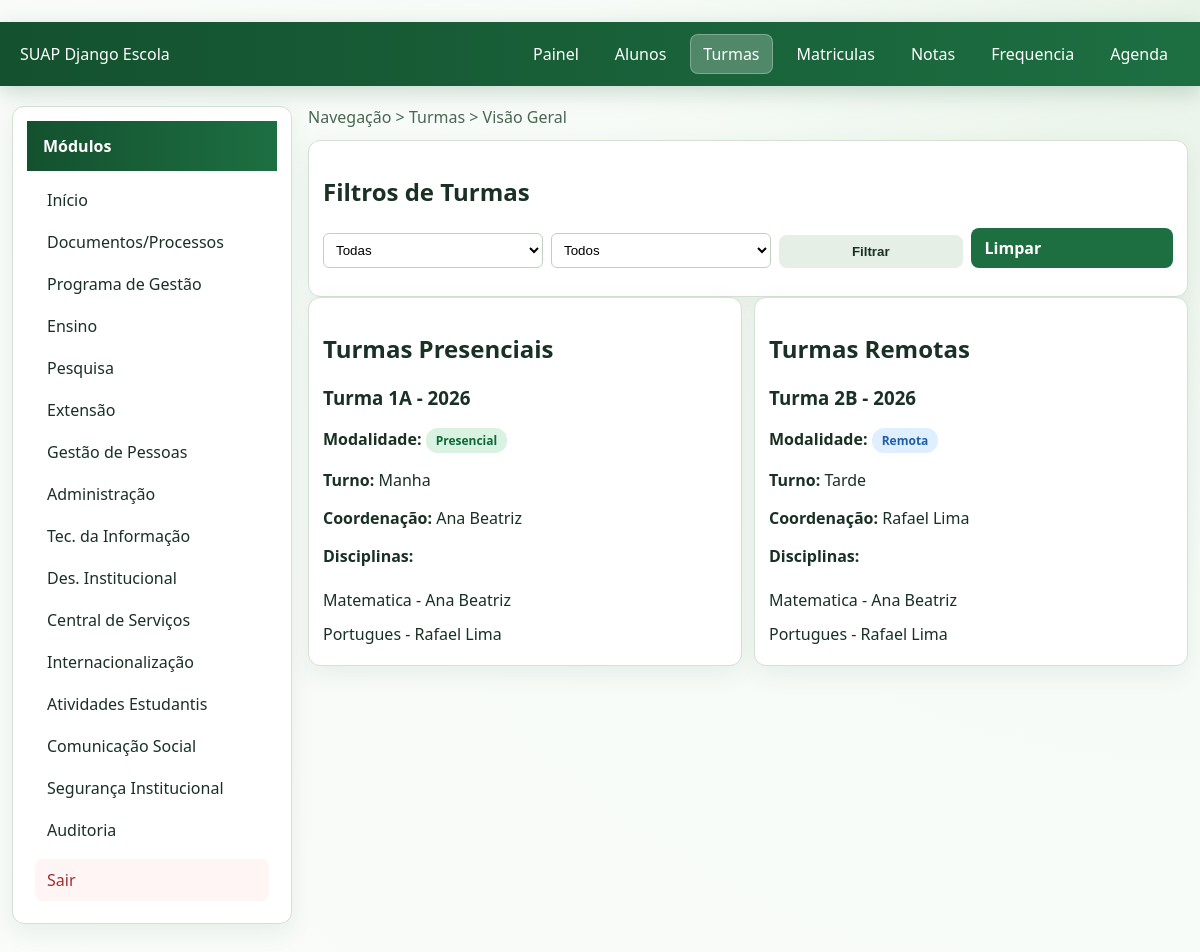
The app's page /turmas/ with its own data.
### core/models.py (models this page shows, shortened)
class Student(models.Model):
    ACTIVE = 'active'
    ATTENTION = 'attention'
    INACTIVE = 'inactive'
    IN_PERSON = 'in_person'
    REMOTE = 'remote'
    STATUS_CHOICES = [
        (ACTIVE, 'Ativo'),
        (ATTENTION, 'Atencao'),
        (INACTIVE, 'Inativo'),
    ]
    LEARNING_MODE_CHOICES = [
        (IN_PERSON, 'Presencial'),
        (REMOTE, 'Remoto'),
    ]
    full_name = models.CharField(max_length=180)
    registration = models.CharField(max_length=20, unique=True)
    birth_date = models.DateField()
    guardian_name = models.CharField(max_length=180)
    guardian_phone = models.CharField(max_length=30)
    learning_mode = models.CharField(max_length=12, choices=LEARNING_MODE_CHOICES, default=IN_PERSON)
    abstract_course = models.CharField(max_length=120, default='Trilha Geral')
    status = models.CharField(max_length=10, choices=STATUS_CHOICES, default=ACTIVE)
    created_at = models.DateTimeField(auto_now_add=True)
    class Meta:
        ordering = ['full_name']

class SchoolClass(models.Model):
    MORNING = 'morning'
    AFTERNOON = 'afternoon'
    NIGHT = 'night'
    IN_PERSON = 'in_person'
    REMOTE = 'remote'
    SHIFT_CHOICES = [
        (MORNING, 'Manha'),
        (AFTERNOON, 'Tarde'),
        (NIGHT, 'Noite'),
    ]
    LEARNING_MODE_CHOICES = [
        (IN_PERSON, 'Presencial'),
        (REMOTE, 'Remota'),
    ]
    name = models.CharField(max_length=30)
    year = models.PositiveIntegerField()
    shift = models.CharField(max_length=10, choices=SHIFT_CHOICES)
    learning_mode = models.CharField(max_length=12, choices=LEARNING_MODE_CHOICES, default=IN_PERSON)
    coordinator = models.ForeignKey(Teacher, on_delete=models.SET_NULL, null=True, blank=True)
    class Meta:
        ordering = ['-year', 'name']
        constraints = [
            models.UniqueConstraint(fields=['name', 'year', 'shift'], name='unique_class_by_year_shift'),
        ]

class Teacher(models.Model):
    full_name = models.CharField(max_length=150)
    employee_code = models.CharField(max_length=20, unique=True)
    email = models.EmailField(blank=True)
    class Meta:
        ordering = ['full_name']
    def __str__(self):
        return self.full_name

class ClassSubject(models.Model):
    school_class = models.ForeignKey(SchoolClass, on_delete=models.CASCADE, related_name='subjects')
    subject = models.ForeignKey(Subject, on_delete=models.CASCADE)
    teacher = models.ForeignKey(Teacher, on_delete=models.PROTECT)
    class Meta:
        ordering = ['school_class__name', 'subject__name']
        constraints = [
            models.UniqueConstraint(fields=['school_class', 'subject'], name='unique_subject_per_class'),
        ]

class Subject(models.Model):
    name = models.CharField(max_length=120)
    code = models.CharField(max_length=20, unique=True)
    workload_hours = models.PositiveSmallIntegerField(default=60)
    class Meta:
        ordering = ['name']

### core/views.py (the view, shortened to what this page needs)
# urls.py: path('turmas/', classes_page, name='classes_page'),
def classes_page(request):
    seed_school_data()
    form = SchoolClassFilterForm(request.GET or None)
    classes = SchoolClass.objects.select_related('coordinator').prefetch_related('subjects__subject', 'subjects__teacher').all()
    return render(
        request,
        'classes.html',
        {
            'filter_form': form,
            'in_person_classes': classes.filter(learning_mode=SchoolClass.IN_PERSON),
            'remote_classes': classes.filter(learning_mode=SchoolClass.REMOTE),
        },
    )

### core/forms.py
class SchoolClassFilterForm(forms.Form):
    learning_mode = forms.ChoiceField(
        label='Modalidade',
        required=False,
        choices=[('', 'Todas')] + list(SchoolClass.LEARNING_MODE_CHOICES),
    )
    shift = forms.ChoiceField(
        label='Turno',
        required=False,
        choices=[('', 'Todos')] + list(SchoolClass.SHIFT_CHOICES),
    )

### templates/classes.html (shortened to what this page needs)
﻿{% extends "base.html" %}
{% block content %}
<section class="breadcrumb">Navegação > Turmas > Visão Geral</section>
<section class="card section-box">
  <h2>Filtros de Turmas</h2>
  <form method="get" class="form-inline compact-inline">
    {{ filter_form.learning_mode }}
    {{ filter_form.shift }}
    <button class="btn btn-secondary" type="submit">Filtrar</button>
    <a class="btn btn-primary" href="{% url 'classes_page' %}">Limpar</a>
  </form>
</section>
<section class="grid two">
  <article class="card section-box">
    <h2>Turmas Presenciais</h2>
    {% for turma in in_person_classes %}
    <div class="class-block">
      <h3>Turma {{ turma.name }} - {{ turma.year }}</h3>
      <p><strong>Modalidade:</strong> <span class="badge badge-success">Presencial</span></p>
      <p><strong>Turno:</strong> {{ turma.get_shift_display }}</p>
      <p><strong>Coordenação:</strong> {{ turma.coordinator|default:'Não definida' }}</p>
      <p><strong>Disciplinas:</strong></p>
      <ul class="checklist">
        {% for link in turma.subjects.all %}
        <li>{{ link.subject.name }} - {{ link.teacher.full_name }}</li>
        {% empty %}
        <li>Sem disciplinas vinculadas.</li>
        {% endfor %}
      </ul>
    </div>
    {% empty %}
    <p>Nenhuma turma presencial cadastrada.</p>
    {% endfor %}
  </article>
  <article class="card section-box">
    <h2>Turmas Remotas</h2>
    {% for turma in remote_classes %}
    <div class="class-block">
      <h3>Turma {{ turma.name }} - {{ turma.year }}</h3>
      <p><strong>Modalidade:</strong> <span class="badge badge-info">Remota</span></p>
      <p><strong>Turno:</strong> {{ turma.get_shift_display }}</p>
      <p><strong>Coordenação:</strong> {{ turma.coordinator|default:'Não definida' }}</p>
      <p><strong>Disciplinas:</strong></p>
      <ul class="checklist">
        {% for link in turma.subjects.all %}
        <li>{{ link.subject.name }} - {{ link.teacher.full_name }}</li>
        {% empty %}
        <li>Sem disciplinas vinculadas.</li>
        {% endfor %}
      </ul>
    </div>
    {% empty %}
    <p>Nenhuma turma remota cadastrada.</p>
    {% endfor %}
  </article>
</section>
{% endblock %}

### static/css/suap.css (style rules this page uses)
* { box-sizing: border-box; }
body { margin: 0; font-family: "Segoe UI", Arial, sans-serif; color: var(--text); background: radial-gradient(circle at top right, #e8f3e8, #f7fbf7 40%, #f9fcf9 100%); }
.breadcrumb { margin-bottom: 12px; color: #496554; }
.grid { display: grid; gap: 12px; margin-bottom: 12px; }
.grid.two { grid-template-columns: repeat(auto-fit, minmax(320px, 1fr)); }
.card { background: white; border: 1px solid var(--suap-border); border-radius: 12px; padding: 14px; box-shadow: 0 8px 24px rgba(20, 81, 47, 0.08); transition: transform 220ms ease, box-shadow 220ms ease; }
.section-box { min-height: 130px; }
.btn { border: none; border-radius: 8px; padding: 9px 14px; font-weight: 600; cursor: pointer; transition: transform 170ms ease, box-shadow 170ms ease, filter 170ms ease; }
.btn-primary { background: var(--suap-primary); color: white; }
.btn-secondary { background: #e6efe6; color: var(--text); }
.badge { display: inline-block; border-radius: 12px; font-size: 12px; padding: 4px 10px; font-weight: 700; }
.badge-success { background: #d9f2e2; color: #0f6938; }
.badge-info { background: #e0efff; color: #1e5ea8; }
.checklist { list-style: none; margin: 0; padding: 0; }
.checklist li { display: flex; gap: 8px; padding: 6px 0; }
.class-block { padding-bottom: 12px; margin-bottom: 12px; border-bottom: 1px solid var(--suap-border); }
.class-block:last-child { padding-bottom: 0; margin-bottom: 0; border-bottom: 0; }
.form-inline { display: grid; grid-template-columns: minmax(180px, 1fr) minmax(170px, 220px) minmax(150px, 190px) minmax(150px, 190px) auto; gap: 8px; align-items: end; margin-bottom: 14px; }
.compact-inline { grid-template-columns: minmax(180px, 220px) minmax(180px, 220px) auto auto; }
.form-inline input, .form-inline select { width: 100%; border: 1px solid #bfd1c0; border-radius: 6px; padding: 8px; background: #fff; }
.btn { text-decoration: none; display: inline-block; }

### records on screen
Student: learning_mode "Todas"
SchoolClass: name "1A", year "2026", shift "Manha", coordinator "Ana Beatriz"
ClassSubject: subject.name "Matematica", teacher.full_name "Ana Beatriz"
ClassSubject: subject.name "Portugues", teacher.full_name "Rafael Lima"
SchoolClass: name "2B", year "2026", shift "Tarde", coordinator "Rafael Lima"
ClassSubject: subject.name "Matematica", teacher.full_name "Ana Beatriz"
ClassSubject: subject.name "Portugues", teacher.full_name "Rafael Lima"
